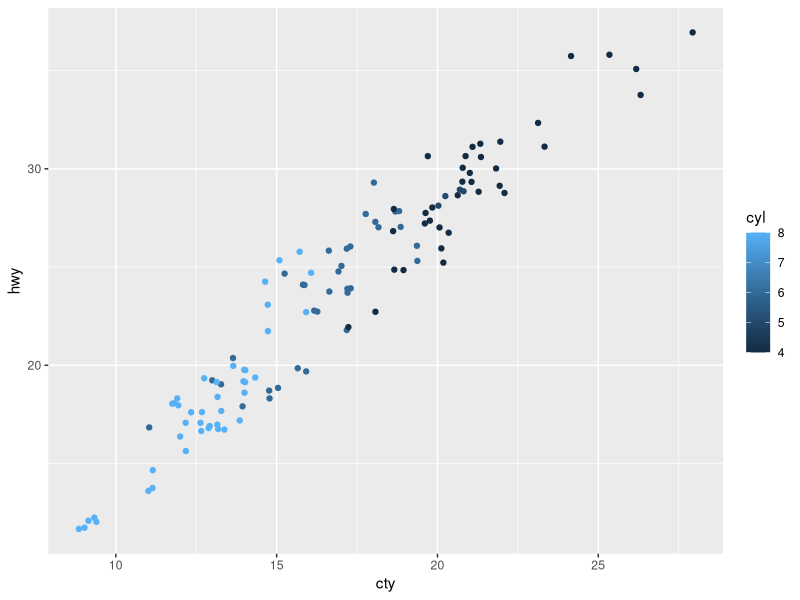
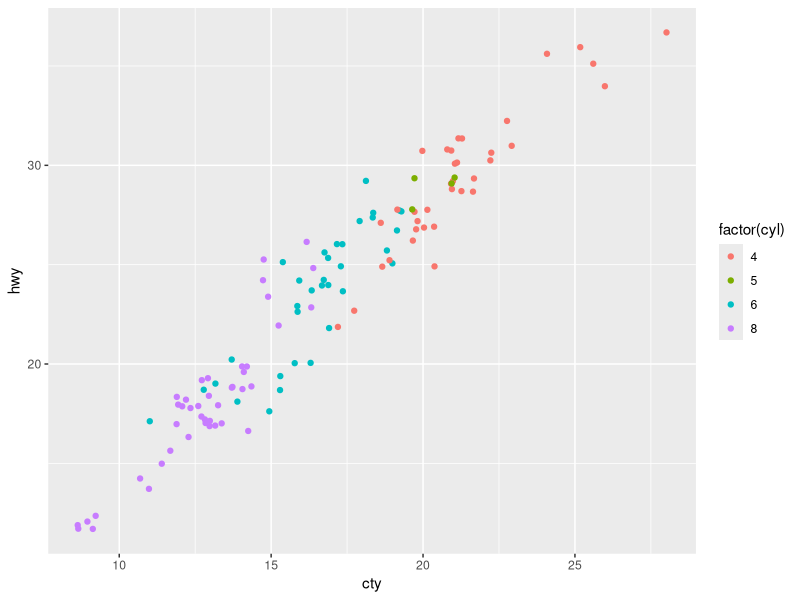
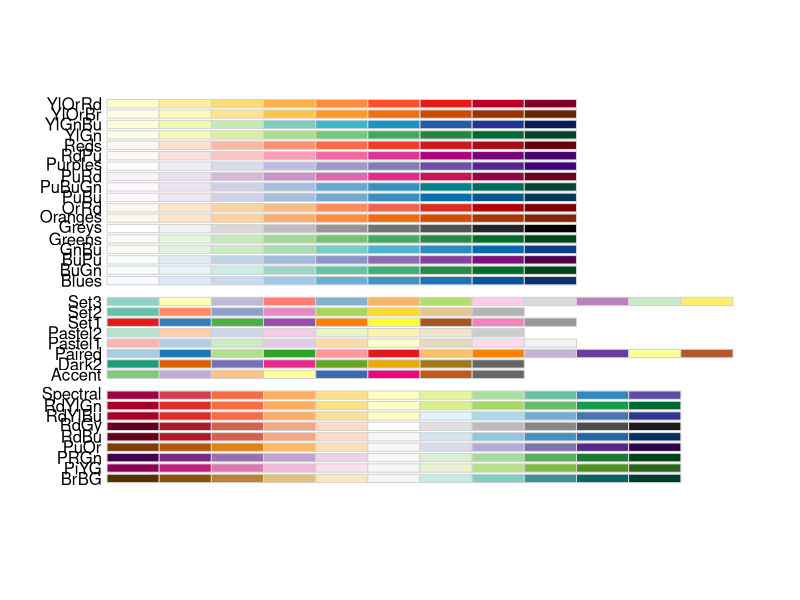
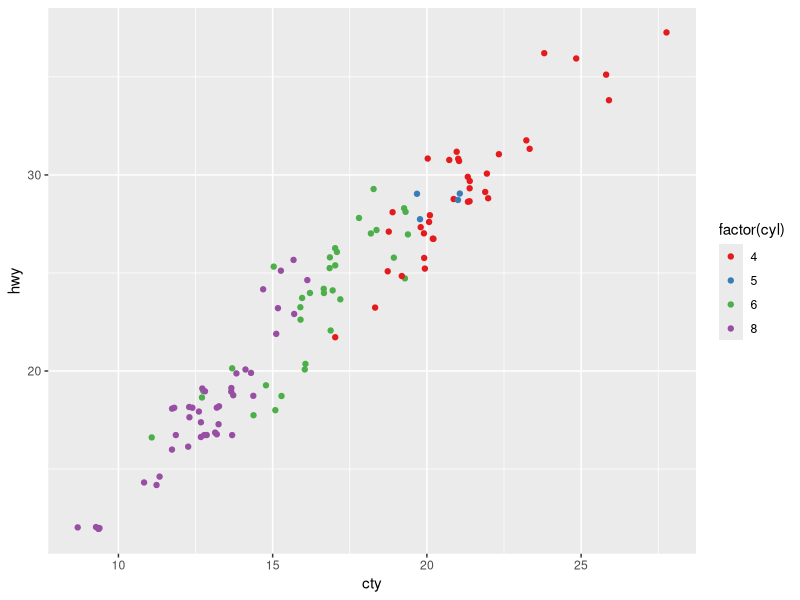
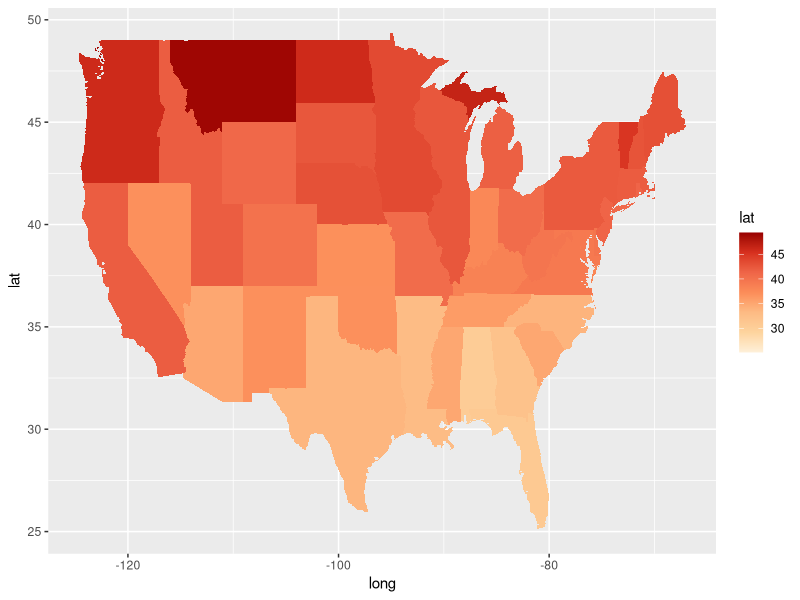
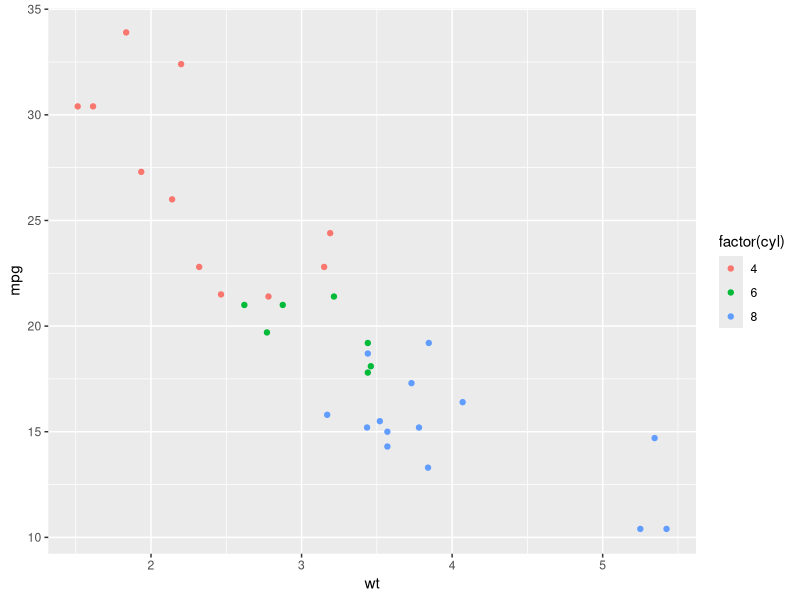
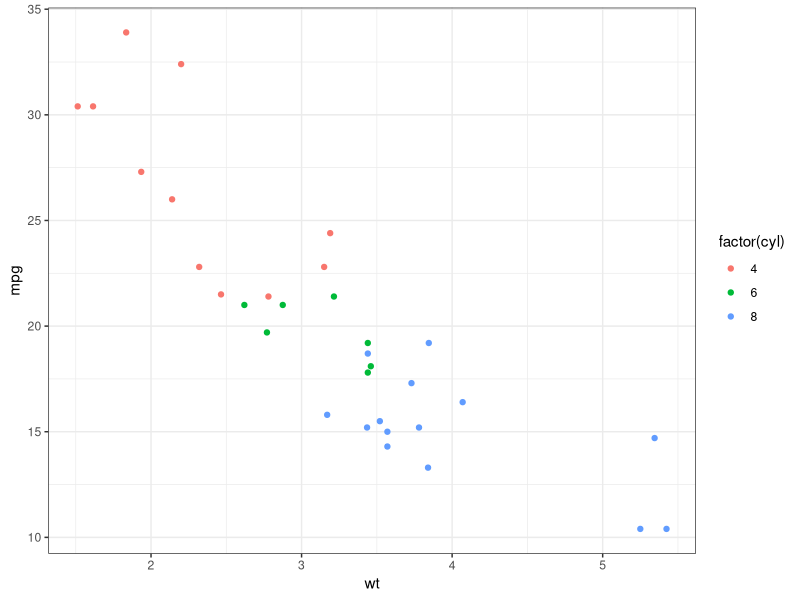
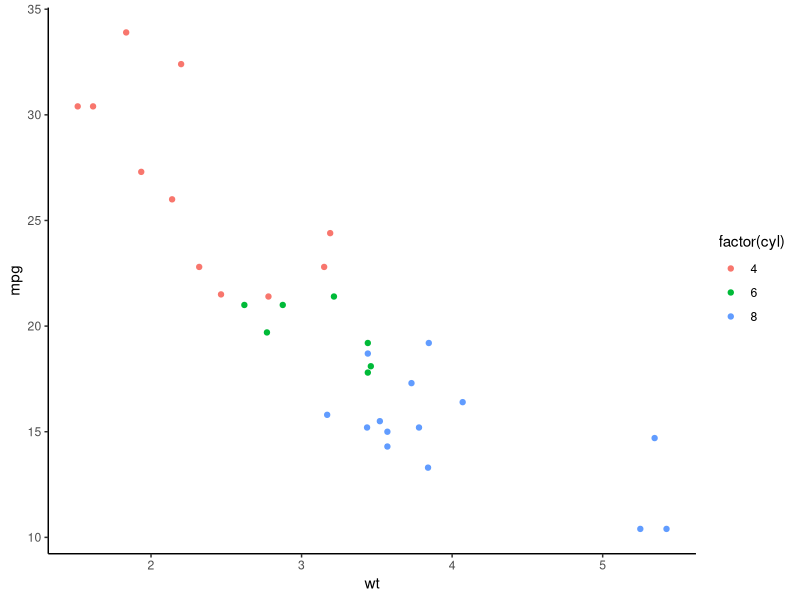

The R script that drew these images, in order: (Note: this script raises an error after producing the figures.)
## ---- chunk 1
knitr::opts_chunk$set(echo = TRUE, cache=TRUE, message=FALSE, warning=FALSE)
library(tidyverse)
## ---- chunk 2
library(tidyverse)
p1 <- mpg %>% filter(year == 2008) %>%
  ggplot(aes(x = cty, y = hwy, color = cyl)) +
  geom_point(position='jitter')
p1 + scale_color_continuous()
## ---- chunk 3
p2 <- mpg %>% filter(year == 2008) %>%
  ggplot(aes(x = cty, y = hwy, color = factor(cyl))) +
  geom_point(position='jitter')
p2 + scale_color_discrete()
## ---- chunk 4
library(RColorBrewer)
display.brewer.all()
## ---- chunk 5
p2 + scale_color_brewer(palette='Set1')
## ---- chunk 6
states <- map_data('state')
states %>% ggplot(aes(x = long, y = lat)) + 
  geom_polygon(aes(group = group, fill=lat)) + 
  scale_fill_distiller(palette='OrRd', direction=1)
## ---- chunk 7
p <- mtcars %>% ggplot(aes(x = wt, y =  mpg, color= factor(cyl))) + geom_point()
## ---- chunk 8
p + theme_grey()
## ---- chunk 9
p + theme_bw()
## ---- chunk 10
p + theme_classic()
## ---- chunk 11
p + theme_dark()
## ---- chunk 12
library(ggthemes)
## ---- chunk 13
us <- fortify(map_data('state'), region = 'region')
gg <-
 (ggplot()
  + geom_map(data  =  us, map = us,
             aes(x = long, y = lat, map_id = region, group = group),
             fill = 'white', color = 'black', size = 0.25)
  + coord_map('albers', lat0 = 39, lat1 = 45)
  + theme_map()
  )
## ---- chunk 14
gg + theme_map() 
## ---- chunk 15
p + theme_fivethirtyeight()
## ---- chunk 16
mpg %>% ggplot(aes(x = manufacturer)) + geom_bar() +
  theme(axis.text.x = element_text(angle=45, vjust=1, hjust=1))
